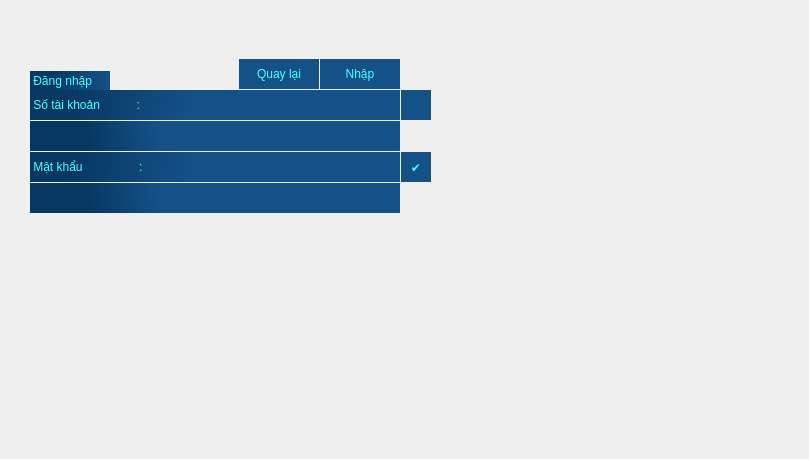
    <widget class="QWidget" name="login_screen">
     <widget class="QLabel" name="screen_2">
      <property name="geometry">
       <rect>
        <x>0</x>
        <y>0</y>
        <width>800</width>
        <height>450</height>
       </rect>
      </property>
      <property name="autoFillBackground">
       <bool>true</bool>
      </property>
      <property name="text">
       <string/>
      </property>
      <property name="pixmap">
       <pixmap>UI/screen.png</pixmap>
      </property>
     </widget>
     <widget class="QLabel" name="credit_2">
      <property name="geometry">
       <rect>
        <x>20</x>
        <y>0</y>
        <width>500</width>
        <height>90</height>
       </rect>
      </property>
      <property name="styleSheet">
       <string notr="true"/>
      </property>
      <property name="text">
       <string/>
      </property>
      <property name="pixmap">
       <pixmap>UI/credit.png</pixmap>
      </property>
     </widget>
     <widget class="QLabel" name="login_account_number">
      <property name="geometry">
       <rect>
        <x>30</x>
        <y>90</y>
        <width>160</width>
        <height>30</height>
       </rect>
      </property>
      <property name="styleSheet">
       <string notr="true">font: 25 16pt &quot;Corbel Light&quot;;
color: rgb(76, 255, 255);
alternate-background-color: rgb(4, 168, 217);
selection-color: rgb(10, 69, 127);
background-color: qlineargradient(spread:pad, x1:0.25, y1:0.528682, x2:1, y2:0.551, stop:0 rgba(7, 56, 99, 255), stop:1 rgba(20, 81, 135, 255));
border:rgb(15, 110, 199);</string>
      </property>
      <property name="text">
       <string> Số tài khoản           :</string>
      </property>
     </widget>
     <widget class="QLabel" name="login_password">
      <property name="geometry">
       <rect>
        <x>30</x>
        <y>152</y>
        <width>160</width>
        <height>30</height>
       </rect>
      </property>
      <property name="styleSheet">
       <string notr="true">font: 25 16pt &quot;Corbel Light&quot;;
color: rgb(76, 255, 255);
alternate-background-color: rgb(4, 168, 217);
selection-color: rgb(10, 69, 127);
background-color: qlineargradient(spread:pad, x1:0.25, y1:0.528682, x2:1, y2:0.551, stop:0 rgba(7, 56, 99, 255), stop:1 rgba(20, 81, 135, 255));
border:rgb(15, 110, 199);</string>
      </property>
      <property name="text">
       <string> Mật khẩu                 :</string>
      </property>
     </widget>
     <widget class="QLineEdit" name="login_account_number_line">
      <property name="geometry">
       <rect>
        <x>190</x>
        <y>90</y>
        <width>210</width>
        <height>30</height>
       </rect>
      </property>
      <property name="styleSheet">
       <string notr="true">font: 14pt &quot;Microsoft YaHei&quot;;
color: rgb(76, 255, 255);
background-color: qlineargradient(spread:pad, x1:0, y1:0.528682, x2:0.347318, y2:0.523, stop:0.4375 rgba(20, 81, 135, 255), stop:1 rgba(20, 81, 135, 255));
border:rgb(15, 110, 199);</string>
      </property>
     </widget>
     <widget class="QLineEdit" name="password_line">
      <property name="geometry">
       <rect>
        <x>190</x>
        <y>152</y>
        <width>210</width>
        <height>30</height>
       </rect>
      </property>
      <property name="styleSheet">
       <string notr="true">font: 14pt &quot;Microsoft YaHei&quot;;
color: rgb(76, 255, 255);
background-color: qlineargradient(spread:pad, x1:0, y1:0.528682, x2:0.347318, y2:0.523, stop:0.4375 rgba(20, 81, 135, 255), stop:1 rgba(20, 81, 135, 255));
border:rgb(15, 110, 199);</string>
      </property>
     </widget>
     <widget class="QPushButton" name="login_login">
      <property name="geometry">
       <rect>
        <x>320</x>
        <y>59</y>
        <width>80</width>
        <height>30</height>
       </rect>
      </property>
      <property name="styleSheet">
       <string notr="true">font: 25 16pt &quot;Corbel Light&quot;;
color: rgb(76, 255, 255);
background-color: qlineargradient(spread:pad, x1:0, y1:0.528682, x2:0.347318, y2:0.523, stop:0.4375 rgba(20, 81, 135, 255), stop:1 rgba(20, 81, 135, 255));
border:rgb(15, 110, 199);</string>
      </property>
      <property name="text">
       <string>Nhập</string>
      </property>
     </widget>
     <widget class="QPushButton" name="login_return">
      <property name="geometry">
       <rect>
        <x>239</x>
        <y>59</y>
        <width>80</width>
        <height>30</height>
       </rect>
      </property>
      <property name="styleSheet">
       <string notr="true">font: 25 16pt &quot;Corbel Light&quot;;
color: rgb(76, 255, 255);
background-color: qlineargradient(spread:pad, x1:0, y1:0.528682, x2:0.347318, y2:0.523, stop:0.4375 rgba(20, 81, 135, 255), stop:1 rgba(20, 81, 135, 255));
border:rgb(15, 110, 199);</string>
      </property>
      <property name="text">
       <string>Quay lại</string>
      </property>
     </widget>
     <widget class="QLabel" name="input_account_number_report">
      <property name="geometry">
       <rect>
        <x>30</x>
        <y>121</y>
        <width>370</width>
        <height>30</height>
       </rect>
      </property>
      <property name="styleSheet">
       <string notr="true">font: 12pt &quot;MS Reference Sans Serif&quot;;
color: rgb(255, 105, 75);
alternate-background-color: rgb(4, 168, 217);
selection-color: rgb(10, 69, 127);
background-color: qlineargradient(spread:pad, x1:0.006, y1:0.528682, x2:0.347318, y2:0.523, stop:0.4375 rgba(7, 56, 99, 255), stop:1 rgba(20, 81, 135, 255));
border:rgb(15, 110, 199);</string>
      </property>
      <property name="text">
       <string/>
      </property>
     </widget>
     <widget class="QLabel" name="input_password_report">
      <property name="geometry">
       <rect>
        <x>30</x>
        <y>183</y>
        <width>370</width>
        <height>30</height>
       </rect>
      </property>
      <property name="styleSheet">
       <string notr="true">font: 12pt &quot;MS Reference Sans Serif&quot;;
color: rgb(255, 105, 75);
alternate-background-color: rgb(4, 168, 217);
selection-color: rgb(10, 69, 127);
background-color: qlineargradient(spread:pad, x1:0.006, y1:0.528682, x2:0.347318, y2:0.523, stop:0.4375 rgba(7, 56, 99, 255), stop:1 rgba(20, 81, 135, 255));
border:rgb(15, 110, 199);</string>
      </property>
      <property name="text">
       <string/>
      </property>
     </widget>
     <widget class="QLabel" name="login_label">
      <property name="geometry">
       <rect>
        <x>30</x>
        <y>71</y>
        <width>80</width>
        <height>19</height>
       </rect>
      </property>
      <property name="styleSheet">
       <string notr="true">font: 75 11pt &quot;MS Shell Dlg 2&quot;;
color: rgb(76, 255, 255);
alternate-background-color: rgb(4, 168, 217);
selection-color: rgb(10, 69, 127);
background-color: qlineargradient(spread:pad, x1:0.25, y1:0.528682, x2:1, y2:0.551, stop:0 rgba(7, 56, 99, 255), stop:1 rgba(20, 81, 135, 255));
border:rgb(15, 110, 199);</string>
      </property>
      <property name="text">
       <string> Đăng nhập</string>
      </property>
     </widget>
     <widget class="QPushButton" name="login_password_censor">
      <property name="geometry">
       <rect>
        <x>401</x>
        <y>152</y>
        <width>30</width>
        <height>30</height>
       </rect>
      </property>
      <property name="styleSheet">
       <string notr="true">font: 75 17pt &quot;Microsoft Tai Le&quot;;
color: rgb(76, 255, 255);
background-color: qlineargradient(spread:pad, x1:0, y1:0.528682, x2:0.347318, y2:0.523, stop:0.4375 rgba(20, 81, 135, 255), stop:1 rgba(20, 81, 135, 255));
border:rgb(15, 110, 199);</string>
      </property>
      <property name="text">
       <string>✔</string>
      </property>
     </widget>
     <widget class="QLabel" name="login_account_number_line_2">
      <property name="geometry">
       <rect>
        <x>401</x>
        <y>90</y>
        <width>30</width>
        <height>30</height>
       </rect>
      </property>
      <property name="styleSheet">
       <string notr="true">font: 14pt &quot;Microsoft YaHei&quot;;
color: rgb(76, 255, 255);
background-color: qlineargradient(spread:pad, x1:0, y1:0.528682, x2:0.347318, y2:0.523, stop:0.4375 rgba(20, 81, 135, 255), stop:1 rgba(20, 81, 135, 255));
border:rgb(15, 110, 199);</string>
      </property>
      <property name="text">
       <string/>
      </property>
     </widget>
    </widget>
